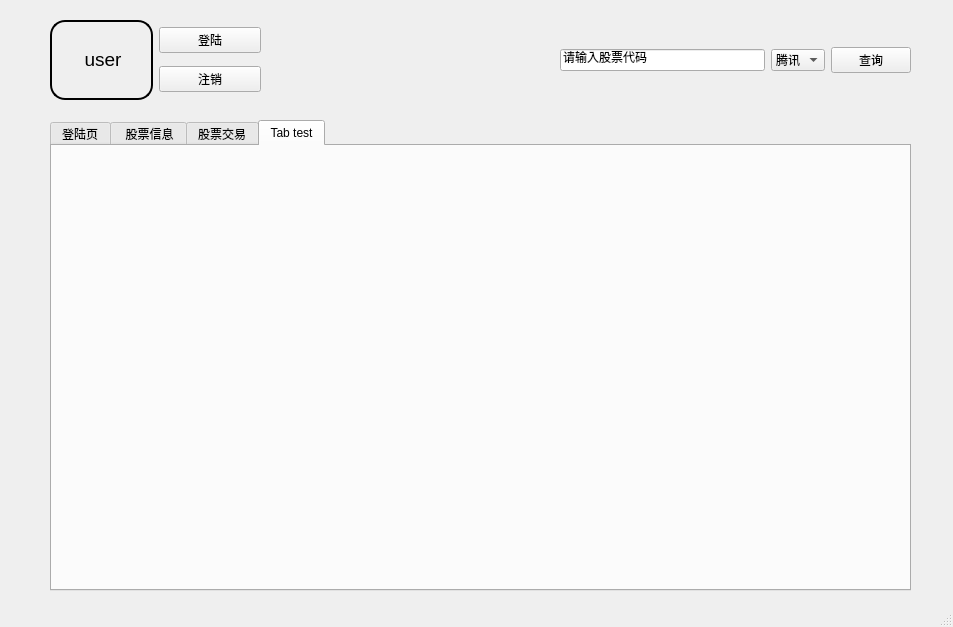
<?xml version="1.0" encoding="UTF-8"?>
<ui version="4.0">
 <class>MainWindow</class>
 <widget class="QMainWindow" name="MainWindow">
  <property name="geometry">
   <rect>
    <x>0</x>
    <y>0</y>
    <width>953</width>
    <height>627</height>
   </rect>
  </property>
  <property name="windowTitle">
   <string>MainWindow</string>
  </property>
  <widget class="QWidget" name="centralwidget">
   <widget class="QWidget" name="widget" native="true">
    <property name="geometry">
     <rect>
      <x>40</x>
      <y>10</y>
      <width>891</width>
      <height>601</height>
     </rect>
    </property>
    <property name="styleSheet">
     <string notr="true">background-image: url(:/images/background);</string>
    </property>
    <widget class="QTabWidget" name="tabWidget">
     <property name="geometry">
      <rect>
       <x>10</x>
       <y>110</y>
       <width>861</width>
       <height>471</height>
      </rect>
     </property>
     <property name="styleSheet">
      <string notr="true">font: 10pt &quot;微软雅黑&quot;;</string>
     </property>
     <property name="currentIndex">
      <number>3</number>
     </property>
     <widget class="QWidget" name="tab_login">
      <attribute name="title">
       <string>登陆页</string>
      </attribute>
      <widget class="QLabel" name="label_2">
       <property name="geometry">
        <rect>
         <x>220</x>
         <y>140</y>
         <width>54</width>
         <height>12</height>
        </rect>
       </property>
       <property name="styleSheet">
        <string notr="true">font: 10pt &quot;微软雅黑&quot;;</string>
       </property>
       <property name="text">
        <string>TextLabel</string>
       </property>
      </widget>
      <widget class="QLabel" name="label_10">
       <property name="geometry">
        <rect>
         <x>220</x>
         <y>180</y>
         <width>54</width>
         <height>12</height>
        </rect>
       </property>
       <property name="text">
        <string>TextLabel</string>
       </property>
      </widget>
     </widget>
     <widget class="QWidget" name="tab_stocks">
      <attribute name="title">
       <string> 股票信息</string>
      </attribute>
      <widget class="QTableView" name="tableView">
       <property name="geometry">
        <rect>
         <x>10</x>
         <y>10</y>
         <width>831</width>
         <height>411</height>
        </rect>
       </property>
      </widget>
     </widget>
     <widget class="QWidget" name="tab_trade">
      <attribute name="title">
       <string>股票交易</string>
      </attribute>
      <widget class="QGroupBox" name="groupBox">
       <property name="geometry">
        <rect>
         <x>10</x>
         <y>20</y>
         <width>581</width>
         <height>381</height>
        </rect>
       </property>
       <property name="title">
        <string>       股票信息</string>
       </property>
       <widget class="QPushButton" name="pushButton_7">
        <property name="geometry">
         <rect>
          <x>430</x>
          <y>340</y>
          <width>101</width>
          <height>23</height>
         </rect>
        </property>
        <property name="text">
         <string>个人股票信息</string>
        </property>
       </widget>
       <widget class="QWidget" name="layoutWidget">
        <property name="geometry">
         <rect>
          <x>30</x>
          <y>30</y>
          <width>501</width>
          <height>291</height>
         </rect>
        </property>
        <layout class="QVBoxLayout" name="verticalLayout_7">
         <item>
          <layout class="QHBoxLayout" name="horizontalLayout_5">
           <item>
            <widget class="QLabel" name="label_3">
             <property name="text">
              <string>&lt;html&gt;&lt;head/&gt;&lt;body&gt;&lt;p&gt;&lt;span style=&quot; font-size:11pt;&quot;&gt;股票名称：&lt;/span&gt;&lt;/p&gt;&lt;/body&gt;&lt;/html&gt;</string>
             </property>
            </widget>
           </item>
           <item>
            <widget class="QLineEdit" name="lineEdit_3"/>
           </item>
          </layout>
         </item>
         <item>
          <layout class="QHBoxLayout" name="horizontalLayout_7">
           <item>
            <widget class="QLabel" name="label_5">
             <property name="text">
              <string>&lt;html&gt;&lt;head/&gt;&lt;body&gt;&lt;p&gt;&lt;span style=&quot; font-size:11pt;&quot;&gt;股票代码：&lt;/span&gt;&lt;/p&gt;&lt;/body&gt;&lt;/html&gt;</string>
             </property>
            </widget>
           </item>
           <item>
            <widget class="QLineEdit" name="lineEdit_5"/>
           </item>
          </layout>
         </item>
         <item>
          <layout class="QHBoxLayout" name="horizontalLayout_10">
           <item>
            <widget class="QLabel" name="label_8">
             <property name="text">
              <string>&lt;html&gt;&lt;head/&gt;&lt;body&gt;&lt;p&gt;&lt;span style=&quot; font-size:11pt;&quot;&gt;股票单价：&lt;/span&gt;&lt;/p&gt;&lt;/body&gt;&lt;/html&gt;</string>
             </property>
            </widget>
           </item>
           <item>
            <widget class="QLineEdit" name="lineEdit_8"/>
           </item>
          </layout>
         </item>
         <item>
          <layout class="QHBoxLayout" name="horizontalLayout_9">
           <item>
            <widget class="QLabel" name="label_7">
             <property name="text">
              <string>&lt;html&gt;&lt;head/&gt;&lt;body&gt;&lt;p&gt;&lt;span style=&quot; font-size:11pt;&quot;&gt;持股数量：&lt;/span&gt;&lt;/p&gt;&lt;/body&gt;&lt;/html&gt;</string>
             </property>
            </widget>
           </item>
           <item>
            <widget class="QLineEdit" name="lineEdit_7"/>
           </item>
          </layout>
         </item>
         <item>
          <layout class="QHBoxLayout" name="horizontalLayout_11">
           <item>
            <widget class="QLabel" name="label_9">
             <property name="minimumSize">
              <size>
               <width>71</width>
               <height>0</height>
              </size>
             </property>
             <property name="text">
              <string>&lt;html&gt;&lt;head/&gt;&lt;body&gt;&lt;p align=&quot;center&quot;&gt;&lt;span style=&quot; font-size:11pt;&quot;&gt;涨幅：&lt;/span&gt;&lt;/p&gt;&lt;/body&gt;&lt;/html&gt;</string>
             </property>
            </widget>
           </item>
           <item>
            <widget class="QLineEdit" name="lineEdit_9">
             <property name="minimumSize">
              <size>
               <width>418</width>
               <height>0</height>
              </size>
             </property>
             <property name="maximumSize">
              <size>
               <width>418</width>
               <height>16777215</height>
              </size>
             </property>
            </widget>
           </item>
          </layout>
         </item>
         <item>
          <layout class="QHBoxLayout" name="horizontalLayout_8">
           <item>
            <widget class="QLabel" name="label_6">
             <property name="text">
              <string>&lt;html&gt;&lt;head/&gt;&lt;body&gt;&lt;p&gt;&lt;span style=&quot; font-size:11pt;&quot;&gt;数据时间：&lt;/span&gt;&lt;/p&gt;&lt;/body&gt;&lt;/html&gt;</string>
             </property>
            </widget>
           </item>
           <item>
            <widget class="QLineEdit" name="lineEdit_6"/>
           </item>
          </layout>
         </item>
        </layout>
       </widget>
       <zorder>layoutWidget</zorder>
       <zorder>pushButton_7</zorder>
      </widget>
      <widget class="QGroupBox" name="groupBox_2">
       <property name="geometry">
        <rect>
         <x>620</x>
         <y>160</y>
         <width>191</width>
         <height>121</height>
        </rect>
       </property>
       <property name="styleSheet">
        <string notr="true">font: 10pt &quot;微软雅黑&quot;;</string>
       </property>
       <property name="title">
        <string> 交易</string>
       </property>
       <widget class="QWidget" name="layoutWidget">
        <property name="geometry">
         <rect>
          <x>20</x>
          <y>20</y>
          <width>141</width>
          <height>26</height>
         </rect>
        </property>
        <layout class="QHBoxLayout" name="horizontalLayout_13">
         <item>
          <widget class="QSpinBox" name="spinBox">
           <property name="font">
            <font>
             <family>微软雅黑</family>
             <pointsize>10</pointsize>
             <weight>50</weight>
             <italic>false</italic>
             <bold>false</bold>
            </font>
           </property>
           <property name="mouseTracking">
            <bool>false</bool>
           </property>
           <property name="value">
            <number>10</number>
           </property>
          </widget>
         </item>
         <item>
          <widget class="QLabel" name="label_4">
           <property name="maximumSize">
            <size>
             <width>21</width>
             <height>16777215</height>
            </size>
           </property>
           <property name="text">
            <string>&lt;html&gt;&lt;head/&gt;&lt;body&gt;&lt;p&gt;&lt;span style=&quot; font-size:11pt;&quot;&gt;股&lt;/span&gt;&lt;/p&gt;&lt;/body&gt;&lt;/html&gt;</string>
           </property>
          </widget>
         </item>
        </layout>
       </widget>
       <widget class="QWidget" name="layoutWidget">
        <property name="geometry">
         <rect>
          <x>20</x>
          <y>70</y>
          <width>158</width>
          <height>29</height>
         </rect>
        </property>
        <layout class="QHBoxLayout" name="horizontalLayout_15">
         <item>
          <widget class="QPushButton" name="pushButton_8">
           <property name="text">
            <string>买入</string>
           </property>
          </widget>
         </item>
         <item>
          <widget class="QPushButton" name="pushButton_9">
           <property name="text">
            <string>卖出</string>
           </property>
          </widget>
         </item>
        </layout>
       </widget>
      </widget>
     </widget>
     <widget class="QWidget" name="tab_test">
      <attribute name="title">
       <string>Tab test</string>
      </attribute>
     </widget>
    </widget>
    <widget class="QWidget" name="horizontalLayoutWidget">
     <property name="geometry">
      <rect>
       <x>520</x>
       <y>10</y>
       <width>351</width>
       <height>81</height>
      </rect>
     </property>
     <layout class="QHBoxLayout" name="horizontalLayout">
      <item>
       <widget class="QLineEdit" name="lineEdit">
        <property name="styleSheet">
         <string notr="true">font: 10pt &quot;微软雅黑&quot;;</string>
        </property>
        <property name="text">
         <string>请输入股票代码</string>
        </property>
       </widget>
      </item>
      <item>
       <layout class="QVBoxLayout" name="verticalLayout">
        <item>
         <widget class="QComboBox" name="comboBox">
          <property name="styleSheet">
           <string notr="true">font: 10pt &quot;微软雅黑&quot;;</string>
          </property>
          <item>
           <property name="text">
            <string>腾讯</string>
           </property>
          </item>
          <item>
           <property name="text">
            <string>新浪</string>
           </property>
          </item>
         </widget>
        </item>
       </layout>
      </item>
      <item>
       <widget class="QPushButton" name="checkbutton">
        <property name="styleSheet">
         <string notr="true">font: 10pt &quot;微软雅黑&quot;;</string>
        </property>
        <property name="text">
         <string>查询</string>
        </property>
       </widget>
      </item>
     </layout>
    </widget>
    <widget class="QWidget" name="horizontalLayoutWidget_2">
     <property name="geometry">
      <rect>
       <x>10</x>
       <y>10</y>
       <width>211</width>
       <height>80</height>
      </rect>
     </property>
     <layout class="QHBoxLayout" name="horizontalLayout_2">
      <item>
       <widget class="QLabel" name="label">
        <property name="styleSheet">
         <string notr="true">QLabel{
     border-width: 2px;
     border-style: solid;
     border-color: rgb(0, 0,0);
	 border-radius:15px;
	 font: 10pt &quot;微软雅黑&quot;;
}</string>
        </property>
        <property name="text">
         <string>&lt;html&gt;&lt;head/&gt;&lt;body&gt;&lt;p align=&quot;center&quot;&gt;&lt;span style=&quot; font-size:14pt;&quot;&gt;user&lt;/span&gt;&lt;/p&gt;&lt;/body&gt;&lt;/html&gt;</string>
        </property>
       </widget>
      </item>
      <item>
       <layout class="QVBoxLayout" name="verticalLayout_2">
        <item>
         <widget class="QPushButton" name="loginbutton">
          <property name="styleSheet">
           <string notr="true">font: 10pt &quot;微软雅黑&quot;;</string>
          </property>
          <property name="text">
           <string>登陆</string>
          </property>
         </widget>
        </item>
        <item>
         <widget class="QPushButton" name="reloginbutton">
          <property name="styleSheet">
           <string notr="true">font: 10pt &quot;微软雅黑&quot;;</string>
          </property>
          <property name="text">
           <string>注销</string>
          </property>
         </widget>
        </item>
       </layout>
      </item>
     </layout>
    </widget>
   </widget>
  </widget>
  <widget class="QStatusBar" name="statusbar"/>
 </widget>
 <resources/>
 <connections/>
</ui>
